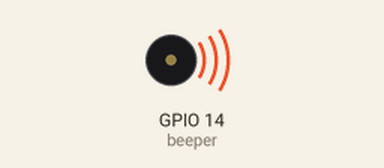
Recording of a program running on a simulated ESP8266 board running MicroPython. Shown: buzzer (waves = sounding). At 5.3 s the program stops and its outputs stay as they are.

Above: at 0.1 s.
At 5.3 s:
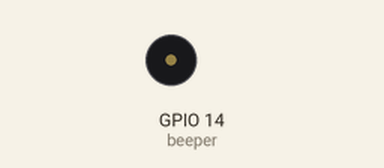
Timing chart, 0 to 6.8 s (numbered marks = the images above):
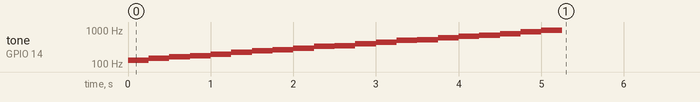

Measured:
- by itself, tone on GPIO 14 (beeper): plays 131 Hz for 0.25 s, 147 Hz for 0.25 s, 165 Hz for 0.25 s, 175 Hz for 0.25 s, 196 Hz for 0.25 s, 220 Hz for 0.25 s … (21 notes in this stretch)

The program:

buzzer.py
```python
from machine import Pin, PWM
import time

# Buzzer +pin to NodeMCU pin D5
#        -pin to GND
#
# https://pages.mtu.edu/~suits/notefreqs.html

tempo = 2
tones = {

    'c': 131, # C3
    'd': 147, # D3
    'e': 165, # E3
    'f': 175, # F3
    'g': 196, # G3
    'a': 220, # A3
    'b': 247, # B3
    'C': 262, # C4
    'D': 294, # D4
    'E': 330, # E4
    'F': 349, # F4
    'G': 392, # G4
    'A': 440, # A4
    'B': 494, # B4
    '1': 523, # C5
    '2': 587, # D5
    '3': 659, # E5
    '4': 698, # F5
    '5': 784, # G5
    '6': 880, # A5
    '7': 988, # B5
#    '8': 1046, # C6 Note not possible on ESP8266 since max PWM is 1023
    ' ': 0,   # Shut up!
}

beeper = PWM(Pin(14, Pin.OUT), freq=440, duty=512)
melody = 'cdefgabCDEFGAB1234567'
rhythm = [8, 8, 8, 8, 8, 8, 8, 8, 8, 8, 8, 8, 8, 8, 8, 8, 8, 8, 8, 8, 8]

for tone, length in zip(melody, rhythm):
    beeper.freq(tones[tone])
    time.sleep(tempo/length)
beeper.deinit()
```
